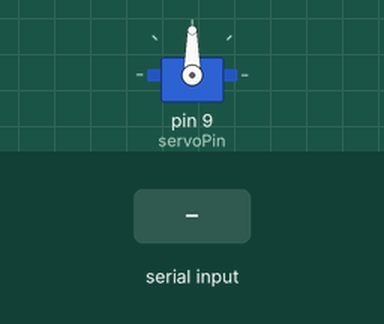
Recording of a sketch running on a simulated Arduino Uno, built with avr-gcc and run on an emulated ATmega328P. Shown: servo. The inputs (shaded band) are chosen by the test bench.

Above: at 1.2 s.
1.3 s: "30,150\n" received over Serial
At 1.6 s:
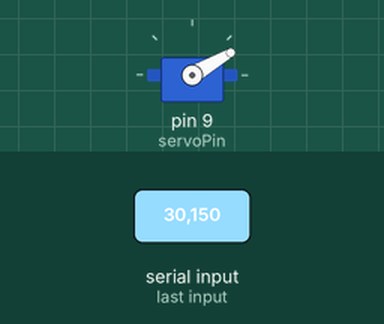
2.8 s: "5\n" received over Serial
At 3.9 s:
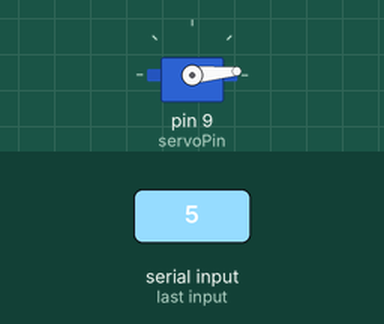
4.3 s: "200\n" received over Serial
At 5.0 s:
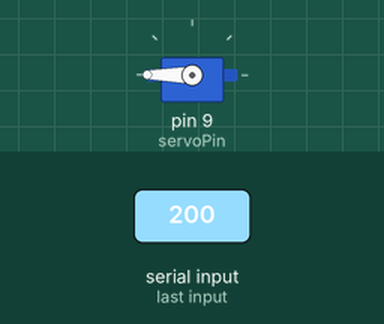
5.8 s: "90,45\n" received over Serial
At 6.2 s:
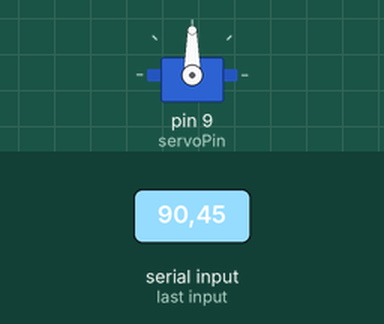
Timing chart, 0 to 8.3 s (numbered marks = the images above; inputs shaded):
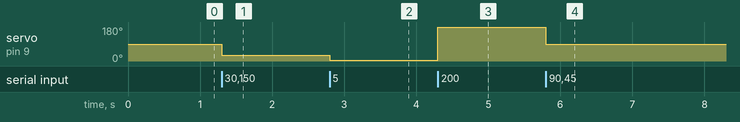

The sketch:

main.ino
```cpp
#include <Servo.h>

Servo servo;
int servoPin = 9;  // Change this to the pin number connected to your servo

void setup() {
  servo.attach(servoPin);
  servo.write(90);  // Start with the servo at the 90-degree position
  Serial.begin(115200);
}

void loop() {
  if (Serial.available() > 0) {
    String angleString = Serial.readStringUntil('\n');
    int angle = angleString.toInt();
    servo.write(angle);
 // For debugging, print the angle received
  }
}
```

Measured:
- after the input at 1.3 s, servo on pin 9 (servoPin): 90° → 30° at once
- after the input at 2.8 s, servo on pin 9 (servoPin): 30° → 5° at once
- after the input at 4.3 s, servo on pin 9 (servoPin): 5° → 180° at once
- after the input at 5.8 s, servo on pin 9 (servoPin): 180° → 90° at once
